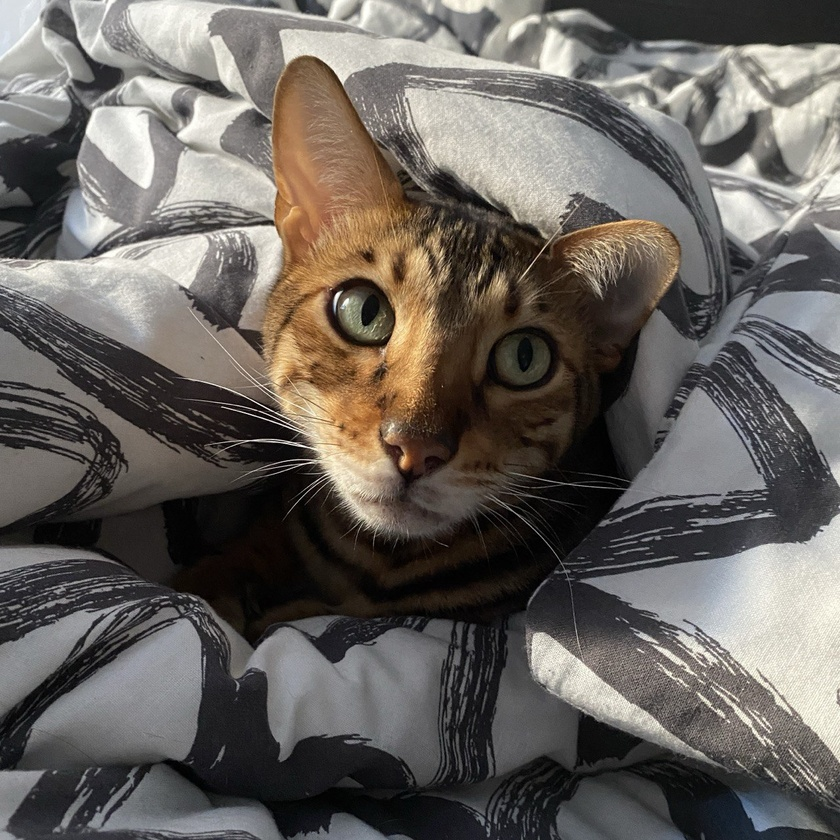
#> input picture cat.jpg, 840 x 840 px, shrunk from 1280 x 1280 before the run
$ python canny_edges.py
#> lines starting #> are read from the running program, lines starting #| are printed output that depends on the picture
import cv2

# Задание: найти canny edges на изображении

img = cv2.imread('../cat.jpg')
#> img is the input picture: shape (840, 840, 3); mean B, G, R 94.4, 99.3, 104.4
edges = cv2.Canny(img, 100, 250)
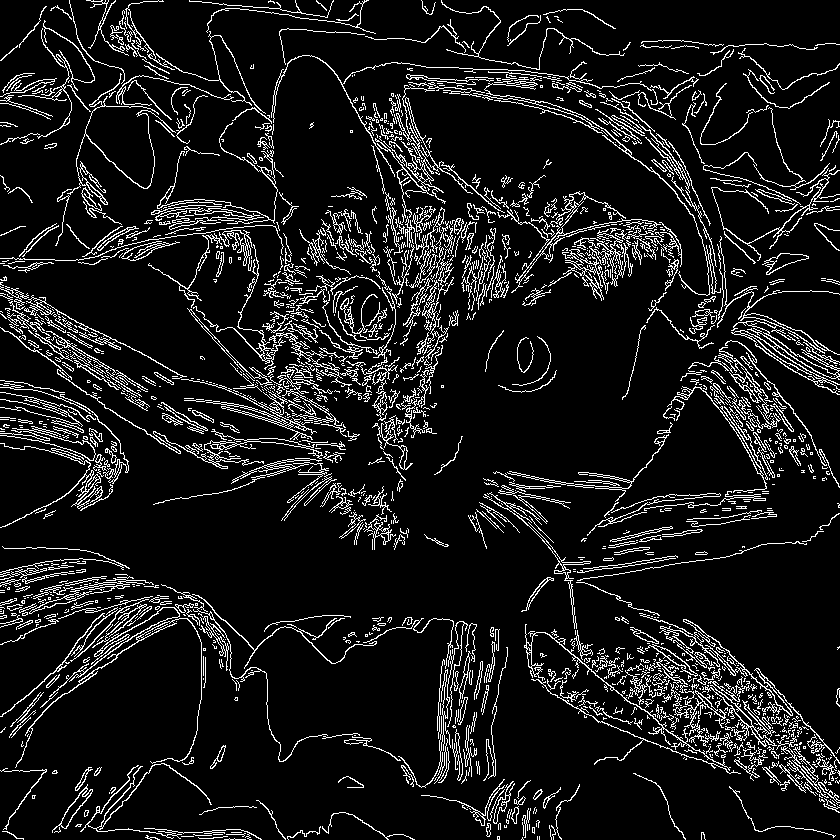
#> edges: shape (840, 840); 10% white in thin lines or dots
cv2.imwrite('result.jpg', edges)

cv2.imshow('source', img)
cv2.imshow('result', edges)
cv2.waitKey(0)
cv2.destroyAllWindows()
